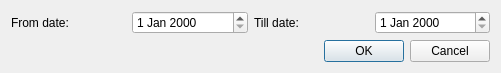
<?xml version="1.0" encoding="UTF-8"?>
<ui version="4.0">
 <class>GenerateCompanyBalance</class>
 <widget class="QDialog" name="GenerateCompanyBalance">
  <property name="geometry">
   <rect>
    <x>0</x>
    <y>0</y>
    <width>501</width>
    <height>73</height>
   </rect>
  </property>
  <property name="windowTitle">
   <string>Generate company balance</string>
  </property>
  <property name="locale">
   <locale language="English" country="UnitedStates"/>
  </property>
  <property name="modal">
   <bool>false</bool>
  </property>
  <layout class="QGridLayout" name="gridLayout">
   <property name="leftMargin">
    <number>11</number>
   </property>
   <property name="topMargin">
    <number>11</number>
   </property>
   <property name="rightMargin">
    <number>11</number>
   </property>
   <property name="bottomMargin">
    <number>11</number>
   </property>
   <item row="0" column="4">
    <widget class="QDateEdit" name="tillDateEdit"/>
   </item>
   <item row="1" column="1" colspan="4">
    <layout class="QHBoxLayout" name="horizontalLayout">
     <item>
      <spacer name="horizontalSpacer">
       <property name="orientation">
        <enum>Qt::Horizontal</enum>
       </property>
       <property name="sizeHint" stdset="0">
        <size>
         <width>40</width>
         <height>20</height>
        </size>
       </property>
      </spacer>
     </item>
     <item>
      <widget class="QPushButton" name="okBtn">
       <property name="text">
        <string>OK</string>
       </property>
      </widget>
     </item>
     <item>
      <widget class="QPushButton" name="cancelBtn">
       <property name="text">
        <string>Cancel</string>
       </property>
      </widget>
     </item>
    </layout>
   </item>
   <item row="0" column="3">
    <widget class="QLabel" name="label_2">
     <property name="text">
      <string>Till date:</string>
     </property>
    </widget>
   </item>
   <item row="0" column="2">
    <widget class="QDateEdit" name="fromDateEdit"/>
   </item>
   <item row="0" column="1">
    <widget class="QLabel" name="fromLb">
     <property name="text">
      <string>From date:</string>
     </property>
    </widget>
   </item>
  </layout>
 </widget>
 <tabstops>
  <tabstop>okBtn</tabstop>
  <tabstop>cancelBtn</tabstop>
 </tabstops>
 <resources/>
 <connections/>
</ui>
